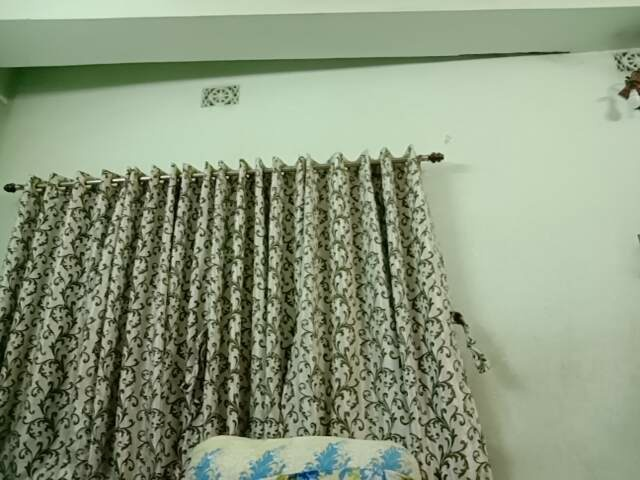
#> input picture InvisibleCloak/frame.jpg, 640 x 480 px, found by its file name
$ python RemoveAParticularColor.py
#> lines starting #> are read from the running program, lines starting #| are printed output that depends on the picture
import cv2
import numpy as np
import sys


frame = cv2.imread('frame.jpg')
#> frame is the input picture: shape (480, 640, 3); mean B, G, R 126, 151.5, 139.5
roi = frame
roi = cv2.resize(frame, (1200, 1000), interpolation = cv2.INTER_AREA)
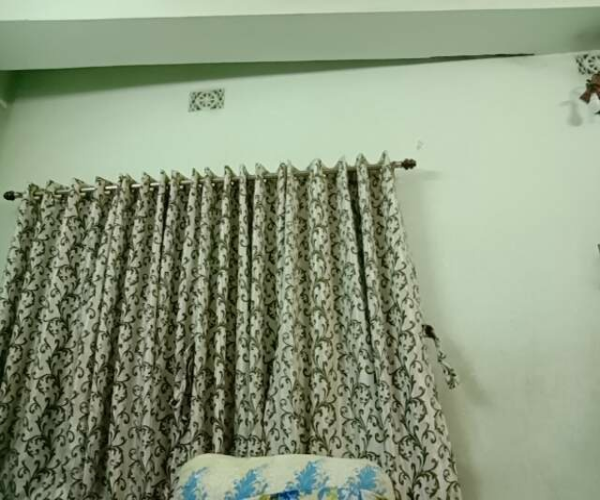
#> roi: shape (1000, 1200, 3) (shown at 1/2 size); mean B, G, R 126, 151.5, 139.5
for i in range(len(roi)):
        for j in range(len(roi[0])):
            roi[i][j][0] = 0
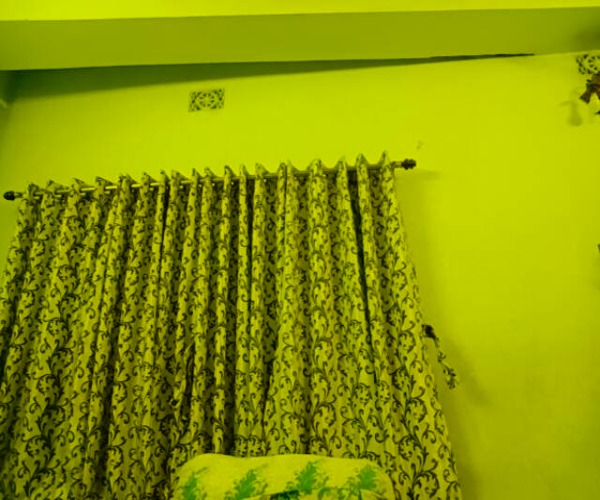
#> roi: shape (1000, 1200, 3) (shown at 1/2 size); mean B, G, R 0, 151.5, 139.5
cv2.imshow('roicvt', roi)
cv2.imwrite('frme.jpg', roi)
cv2.waitKey(0)
